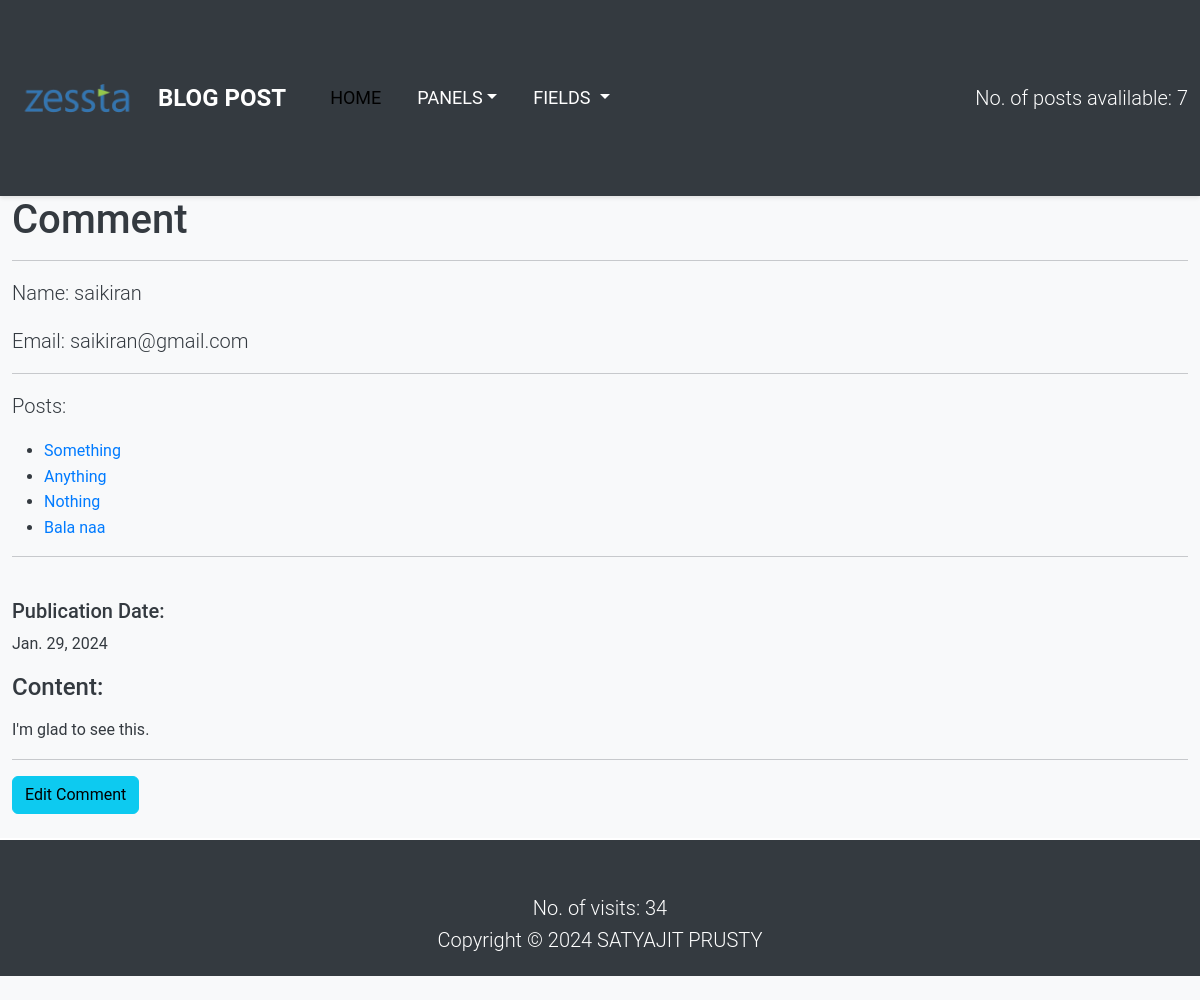
The app's page /comment/1 with its own data.
### blogging/models.py (models this page shows, shortened)
class Comment(models.Model):
    name = models.CharField(max_length=100)
    email = models.EmailField(max_length = 100, unique = True)
    post = models.ManyToManyField(Post, related_name='comments_post')
    content = models.TextField()
    date = models.DateField(default = datetime.now().date())

class Post(models.Model):
    title = models.CharField(max_length=50)
    content = models.TextField()
    author = models.ForeignKey(User, on_delete=models.CASCADE)
    date = models.DateField(default = datetime.now().date())
    tags = models.ManyToManyField('Tagging', related_name='posts_tags', null = True, blank=True)
    comments = models.ManyToManyField('Comment', related_name = 'post_comments', null = True, blank = True)
    tags_count = models.IntegerField(default = 0, null = True, blank = True)
    image = models.ImageField(upload_to='images/',null=True,blank=True)
    def __str__(self):
        return self.title

### blogging/views.py (the view)
# urls.py: path('comment/<int:comment_id>', views.comment_info, name = "comment_info"),
def comment_info(request,comment_id):
    comment = Comment.objects.get(id = comment_id)
    return render(request, 'comment_info.html', {'comment':comment})

### blogging/templates/comment_info.html (shortened to what this page needs)
{% extends 'base.html' %}
{% block content %}
<h1>Comment</h1>
<hr>
<p class="lead">Name: {{comment.name}}
    {{post.date}}</p>
<p class="lead">Email: {{comment.email}}
    {{post.date}}</p>
<hr>
<p class="lead">Posts:
<ul>
    {% for post in comment.post.all %}
    <li><a href="/post/{{post.id}}">{{post}}</a></li>
    {% endfor %}
</ul>
<hr>
<br>
<h5>Publication Date:</h5> {{comment.date}}
</p>
<div>
    <h4>Content:</h4>
    <p>{{comment.content | linebreaks}}</p>
</div>
<hr>
<a href="{{comment.id}}/verification" class="btn btn-info mb-4">Edit Comment</a><br>
{% endblock %}

### blogging/static/style.css (style rules this page uses)
body { font-family: 'Roboto', sans-serif; background-color: #f8f9fa; color: #343a40; margin: 0; padding: 0; line-height: 1.6; }
a { color: #007bff; text-decoration: none; transition: color 0.3s ease; }

### records on screen
Comment: name "saikiran", email "saikiran@gmail.com", date "Jan. 29, 2024", content "I'm glad to see this."
Post: title "Something"
Post: title "Anything"
Post: title "Nothing"
Post: title "Bala naa"

### other values on screen
{{ no_of_posts }} "7"
{{ visits }} "34"
